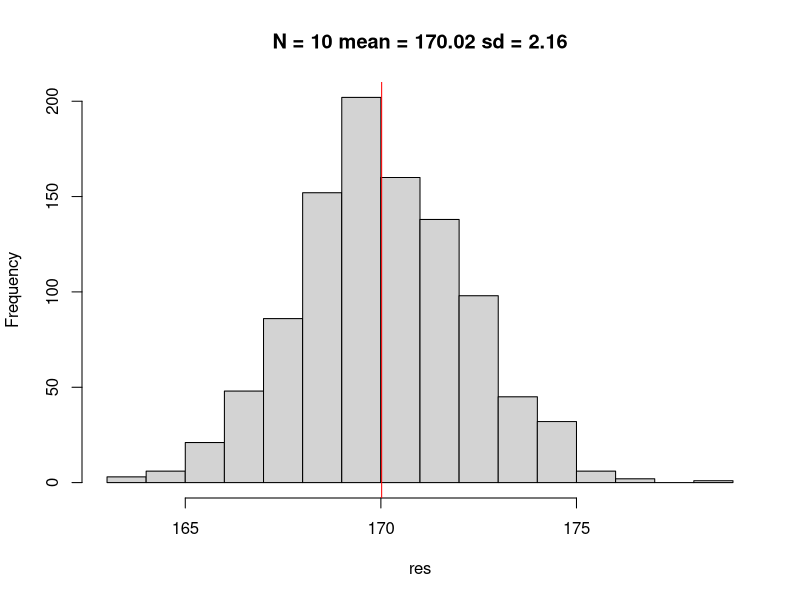
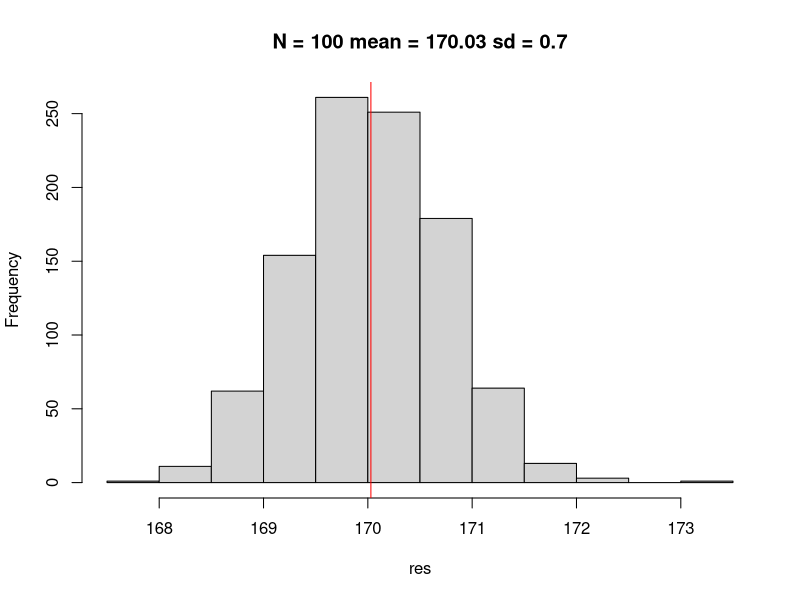
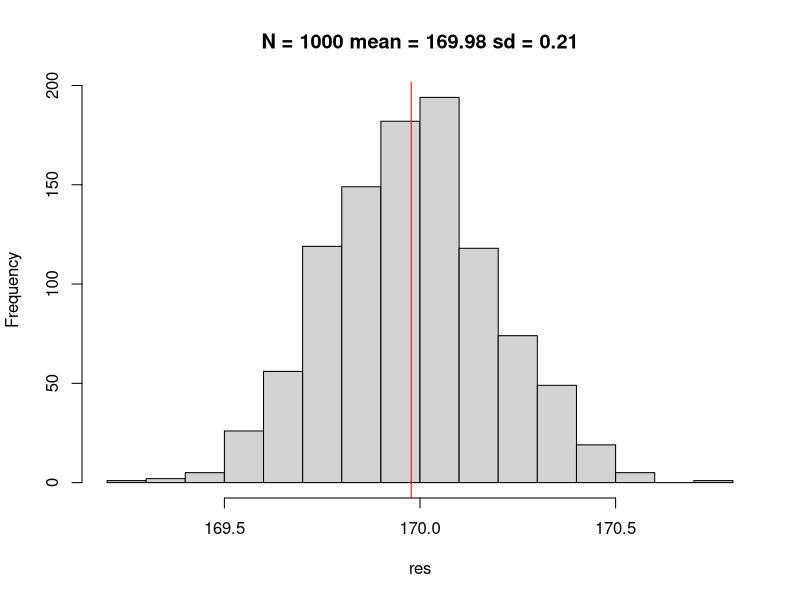
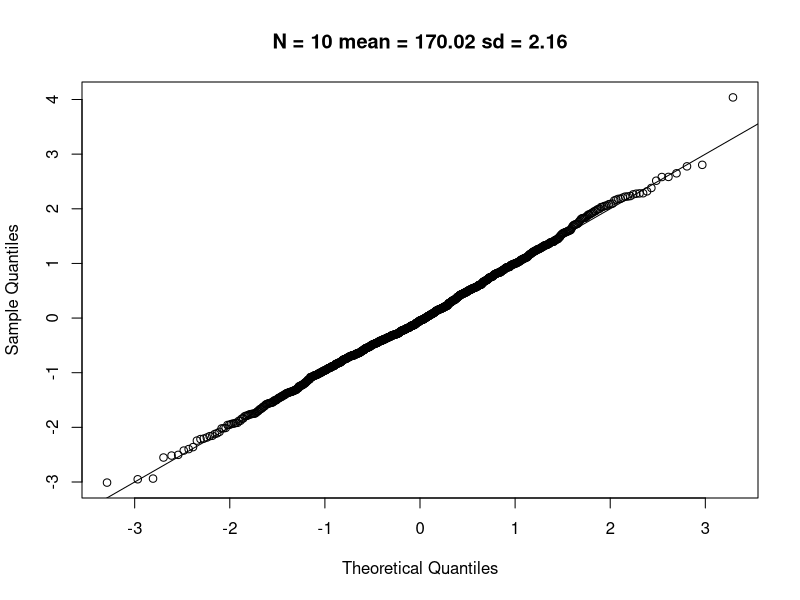
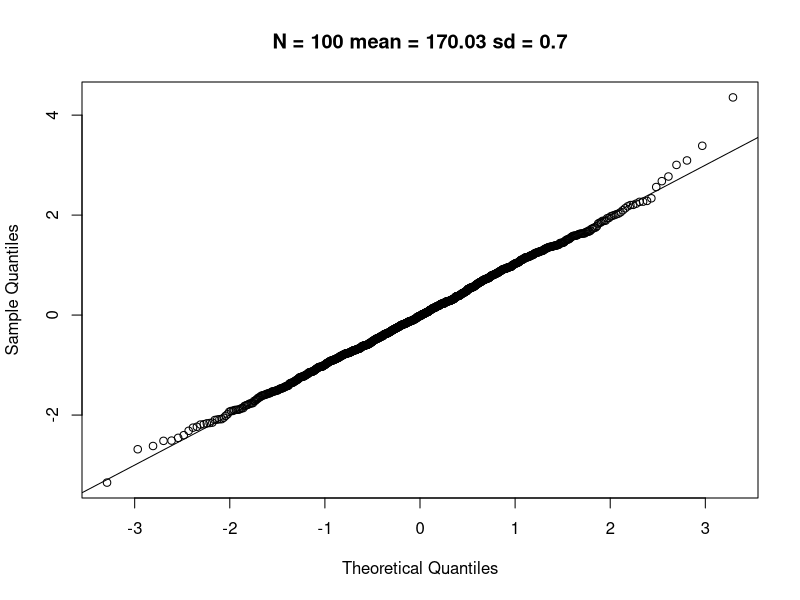
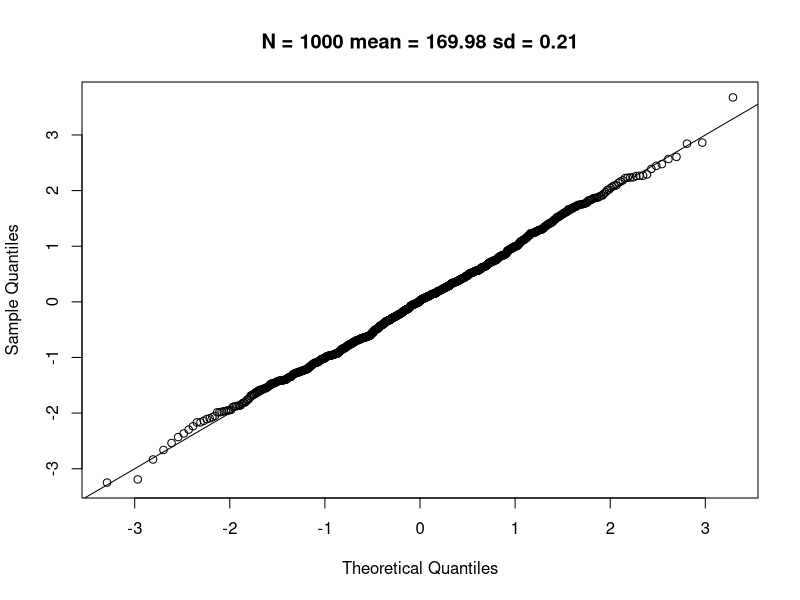
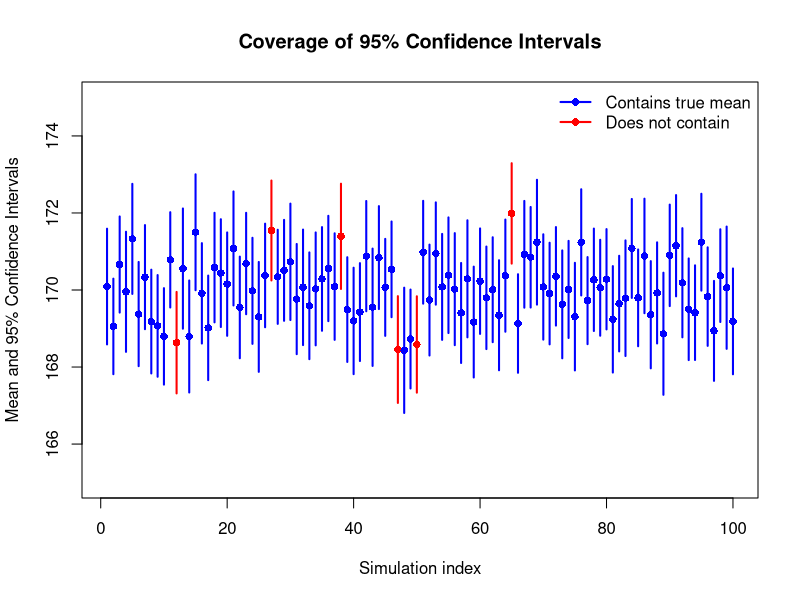

R code for these plots, in order:
## ---- chunk 1
set.seed(1)
M = 52e3
mu = 170 
sigma = 7
X = rnorm(M, mu, sigma)
## ---- chunk 2
set.seed(1)
N = 100
x = sample(X, N)
mean(x)
var(x)
## ---- chunk 3
set.seed(1)
for (N in c(10, 100, 1000)) {
    res = replicate(1000, {
    x = sample(X, N)
    mean(x)
    })
    hist(res, main=paste0("N = ", N, " mean = ", round(mean(res), 2), " sd = ", round(sd(res),2)))
    abline(v=mean(res), col="red")
}
## ---- chunk 4
set.seed(1)
for (N in c(10, 100, 1000)) {
    res = replicate(1000, {
    x = sample(X, N)
    mean(x)
    })
    qqnorm(scale(res), main=paste0("N = ", N, " mean = ", round(mean(res), 2), " sd = ", round(sd(res),2)))
    abline(0,1)
}
## ---- chunk 5
set.seed(10)
N = 100

plot(
  1:100, rep(mu, 100), type = "n",
  ylim = c(165,175),
  ylab = "Mean and 95% Confidence Intervals",
  xlab = "Simulation index",
  main = "Coverage of 95% Confidence Intervals"
)

for (i in 1:100) {
    x = sample(X, N)
    mu = mean(x)
    sigma = sd(x)
    C = sigma / sqrt(N) * qnorm(1-(1-.95)/2)
    lower = mu - C
    upper = mu + C
    col = ifelse(170 >= lower & 170 <= upper, "blue","red")
    segments(i, lower, i, upper, lwd=2, col=col)
    points(i, (lower+upper)/2, pch=16, col=col)
}
legend("topright", legend=c("Contains true mean", "Does not contain"),
  col = c("blue", "red"), lwd=2, pch=16, bty="n")
